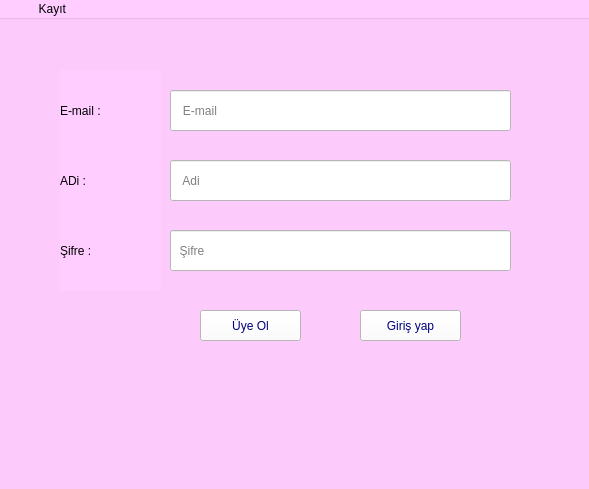
<?xml version="1.0" encoding="UTF-8"?>
<ui version="4.0">
 <class>Form</class>
 <widget class="QWidget" name="Form">
  <property name="geometry">
   <rect>
    <x>0</x>
    <y>0</y>
    <width>589</width>
    <height>489</height>
   </rect>
  </property>
  <property name="windowTitle">
   <string>Form</string>
  </property>
  <widget class="QGroupBox" name="kayit">
   <property name="geometry">
    <rect>
     <x>-20</x>
     <y>0</y>
     <width>771</width>
     <height>521</height>
    </rect>
   </property>
   <property name="styleSheet">
    <string notr="true">background-color: rgb(255, 205, 255);
font: 75 28pt &quot;MS Shell Dlg 2&quot;;</string>
   </property>
   <property name="title">
    <string>                 Kayıt</string>
   </property>
   <widget class="QLabel" name="label">
    <property name="geometry">
     <rect>
      <x>80</x>
      <y>70</y>
      <width>101</width>
      <height>81</height>
     </rect>
    </property>
    <property name="styleSheet">
     <string notr="true">color: rgb(0, 0, 0);
font: 16pt &quot;MS Shell Dlg 2&quot;;</string>
    </property>
    <property name="text">
     <string>E-mail :</string>
    </property>
   </widget>
   <widget class="QPushButton" name="b_k_g">
    <property name="geometry">
     <rect>
      <x>380</x>
      <y>310</y>
      <width>101</width>
      <height>31</height>
     </rect>
    </property>
    <property name="styleSheet">
     <string notr="true">font: 75 10pt &quot;MS Shell Dlg 2&quot;;
color: rgb(0, 0, 127);
background-color: rgb(255, 255, 255);</string>
    </property>
    <property name="text">
     <string>Giriş yap</string>
    </property>
   </widget>
   <widget class="QPushButton" name="b_k_uye">
    <property name="geometry">
     <rect>
      <x>220</x>
      <y>310</y>
      <width>101</width>
      <height>31</height>
     </rect>
    </property>
    <property name="styleSheet">
     <string notr="true">font: 75 10pt &quot;MS Shell Dlg 2&quot;;
color: rgb(0, 0, 127);
background-color: rgb(255, 255, 255);</string>
    </property>
    <property name="text">
     <string>Üye Ol</string>
    </property>
   </widget>
   <widget class="QLineEdit" name="k_email">
    <property name="geometry">
     <rect>
      <x>190</x>
      <y>90</y>
      <width>341</width>
      <height>41</height>
     </rect>
    </property>
    <property name="styleSheet">
     <string notr="true">color: rgb(0, 0, 0);
background-color: rgb(255, 255, 255);
font: 75 8pt &quot;MS Shell Dlg 2&quot;;</string>
    </property>
    <property name="placeholderText">
     <string>   E-mail</string>
    </property>
   </widget>
   <widget class="QLineEdit" name="k_sifre">
    <property name="geometry">
     <rect>
      <x>190</x>
      <y>230</y>
      <width>341</width>
      <height>41</height>
     </rect>
    </property>
    <property name="styleSheet">
     <string notr="true">color: rgb(0, 0, 0);
background-color: rgb(255, 255, 255);
font: 75 8pt &quot;MS Shell Dlg 2&quot;;</string>
    </property>
    <property name="echoMode">
     <enum>QLineEdit::Password</enum>
    </property>
    <property name="placeholderText">
     <string>  Şifre</string>
    </property>
   </widget>
   <widget class="QLabel" name="label_2">
    <property name="geometry">
     <rect>
      <x>80</x>
      <y>210</y>
      <width>101</width>
      <height>81</height>
     </rect>
    </property>
    <property name="styleSheet">
     <string notr="true">color: rgb(0, 0, 0);
font: 16pt &quot;MS Shell Dlg 2&quot;;</string>
    </property>
    <property name="text">
     <string>Şifre :</string>
    </property>
   </widget>
   <widget class="QLineEdit" name="adi">
    <property name="geometry">
     <rect>
      <x>190</x>
      <y>160</y>
      <width>341</width>
      <height>41</height>
     </rect>
    </property>
    <property name="styleSheet">
     <string notr="true">color: rgb(0, 0, 0);
background-color: rgb(255, 255, 255);
font: 75 8pt &quot;MS Shell Dlg 2&quot;;</string>
    </property>
    <property name="placeholderText">
     <string>   Adi</string>
    </property>
   </widget>
   <widget class="QLabel" name="label_3">
    <property name="geometry">
     <rect>
      <x>80</x>
      <y>140</y>
      <width>101</width>
      <height>81</height>
     </rect>
    </property>
    <property name="styleSheet">
     <string notr="true">color: rgb(0, 0, 0);
font: 16pt &quot;MS Shell Dlg 2&quot;;</string>
    </property>
    <property name="text">
     <string>Şifre :</string>
    </property>
   </widget>
   <widget class="QLabel" name="label_4">
    <property name="geometry">
     <rect>
      <x>80</x>
      <y>140</y>
      <width>101</width>
      <height>81</height>
     </rect>
    </property>
    <property name="styleSheet">
     <string notr="true">color: rgb(0, 0, 0);
font: 16pt &quot;MS Shell Dlg 2&quot;;</string>
    </property>
    <property name="text">
     <string>ADi :</string>
    </property>
   </widget>
  </widget>
 </widget>
 <resources/>
 <connections/>
</ui>
